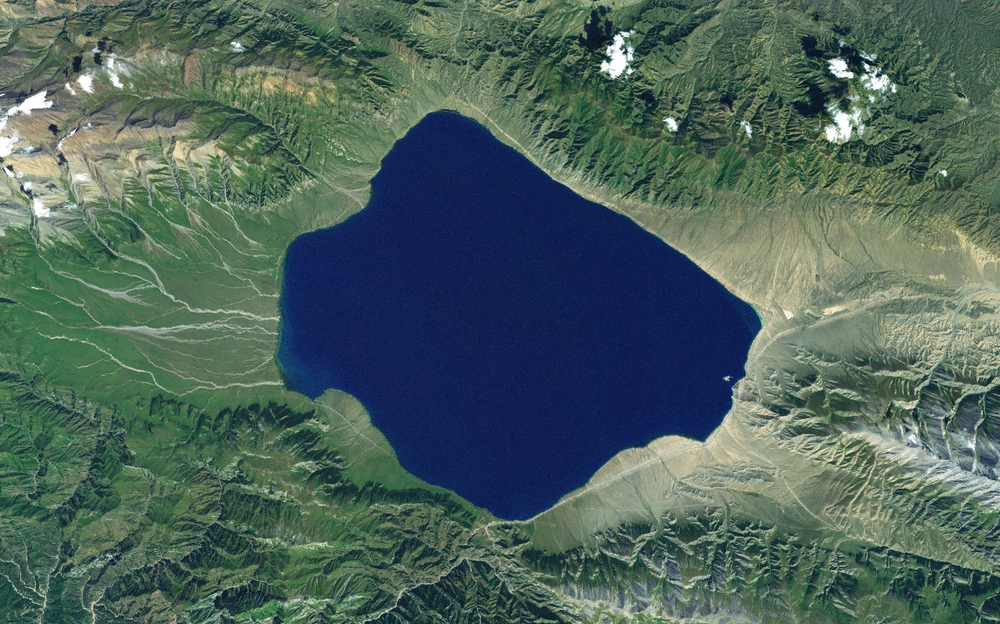
#> input picture DIP/HW2/Satellite_Image_of_Lake_Sayram.png, 1000 x 624 px, shrunk from 1278 x 798 before the run
$ python otsu.py Satellite_Image_of_Lake_Sayram.png
#> lines starting #> are read from the running program, lines starting #| are printed output that depends on the picture; after the words box and inside, x2 and y2 are one past the last pixel; in counts of white or black regions, pixels touching at a corner belong together; long printed decimals are rounded
import cv2
import numpy as np
import matplotlib.pyplot as plt
import sys
import time

def computeOtsuThresholdRecursive(
    hist,
    total_pixels,
    total_mean_intensity,
    threshold=0,
    background_weight=0,
    background_sum=0,
    max_between_class_variance=0,
    optimal_threshold=0
):

    if threshold > 255:
        return optimal_threshold

    # ++ background and current b sum
    background_weight += hist[threshold]
    background_sum += threshold * hist[threshold]
    #base case
    if background_weight == 0:
        return computeOtsuThresholdRecursive(
            hist, total_pixels, total_mean_intensity,
            threshold + 1, background_weight, background_sum,
            max_between_class_variance, optimal_threshold
        )

    # Compute foreground
    foreground_weight = total_pixels - background_weight

    # recursive end decision
    if foreground_weight == 0:
        return optimal_threshold

    # means lol
    mean_background = background_sum / background_weight
    mean_foreground = (total_mean_intensity - background_sum) / foreground_weight

    # between-class variance
    between_class_variance = (
        background_weight
        * foreground_weight
        * (mean_background - mean_foreground) ** 2
    )

    # Update the optimal threshold if a new maximum is found
    if between_class_variance > max_between_class_variance:
        max_between_class_variance = between_class_variance
        optimal_threshold = threshold

    # Recursively evaluate the next threshold
    return computeOtsuThresholdRecursive(
        hist, total_pixels, total_mean_intensity,
        threshold + 1, background_weight, background_sum,
        max_between_class_variance, optimal_threshold
    )

def computeOtsuThresholdIterative(hist, total_pixels):

    # same as recursive just wrapped in a loop
    total_mean_intensity = np.dot(np.arange(256), hist)

    background_weight = 0
    background_sum = 0
    max_between_class_variance = 0
    optimal_threshold = 0

    for threshold in range(256):
        background_weight += hist[threshold]
        background_sum += threshold * hist[threshold]
        if background_weight == 0:
            continue
        foreground_weight = total_pixels - background_weight
        if foreground_weight == 0:
            break
        mean_background = background_sum / background_weight
        mean_foreground = (total_mean_intensity - background_sum) / foreground_weight
        between_class_variance = (
            background_weight
            * foreground_weight
            * (mean_background - mean_foreground) ** 2
        )
        if between_class_variance > max_between_class_variance:
            max_between_class_variance = between_class_variance
            optimal_threshold = threshold
    return optimal_threshold

def otsuThresholdingRecursive(image,channel = 0):

    hist = cv2.calcHist([image], [channel], None, [256], [0, 256]).flatten().astype(np.int32)
    total_pixels = image.size

    # dot on our hist values and even space n arranged values
    total_mean_intensity = np.dot(np.arange(256), hist)
    threshold = computeOtsuThresholdRecursive(hist, total_pixels, total_mean_intensity)

    # binary based on assignment 0 or 1 for background forground
    binary_image = (image > threshold).astype(np.uint8)
    return threshold, binary_image, hist

def otsuThresholdingIterative(image, channel = 0):

    hist = cv2.calcHist([image], [channel], None, [256], [0, 256]).flatten().astype(np.int32)
    total_pixels = image.size
    threshold = computeOtsuThresholdIterative(hist, total_pixels)
    binary_image = (image > threshold).astype(np.uint8)
    return threshold, binary_image, hist

def plotHistogram(hist):
    plt.figure(figsize=(10, 5))
    plt.title("Intensity Histogram")
    plt.xlabel("Pix Intensity")
    plt.ylabel("Frequency")
    plt.plot(hist, color='black')
    plt.xlim([0, 255])
    plt.grid(True)
    plt.show()

def main():
    #for image path
    imagePath = sys.argv[1]
    image = cv2.imread(imagePath)
#> image is the input picture: shape (624, 1000, 3); mean B, G, R 91.5, 98.5, 76.5
    plt.figure(figsize=(6, 6))
    if image.ndim == 3 and image.shape[2] == 3:
        imageRGB = cv2.cvtColor(image, cv2.COLOR_BGR2RGB)
        plt.imshow(imageRGB)
    else:
        plt.imshow(grayImage, cmap='gray')
    plt.title("Original Image")
    plt.axis('off')
    plt.show()

    for ch in range(3):
        if image.ndim == 3 and image.shape[2] == 3:
            grayImage = cv2.cvtColor(image, cv2.COLOR_BGR2GRAY)
            grayImage = image[:,:,ch]
        else:
            grayImage = image.copy()


        startRecursive = time.time()
        thresholdRecursive, binaryImageRecursive, histRecursive = otsuThresholdingRecursive(grayImage)
        endRecursive = time.time()
        timeRecursive = endRecursive - startRecursive

        startIterative = time.time()
        thresholdIterative, binaryImageIterative, histIterative = otsuThresholdingIterative(grayImage)
        endIterative = time.time()
        timeIterative = endIterative - startIterative


        plotHistogram(histRecursive)

        print(f"Recursive Threshold: {thresholdRecursive}, Time Taken: {timeRecursive:.6f} seconds")
        print(f"Iterative Threshold: {thresholdIterative}, Time Taken: {timeIterative:.6f} seconds")

        plt.figure(figsize=(12, 6))
        plt.subplot(1, 2, 1)
        plt.imshow(binaryImageRecursive, cmap='gray')
        plt.title(f"Recursive Binary Image\nThreshold = {thresholdRecursive}")
        plt.axis('off')

        plt.subplot(1, 2, 2)
        plt.imshow(binaryImageIterative, cmap='gray')
        plt.title(f"Iterative Binary Image\nThreshold = {thresholdIterative}")
        plt.axis('off')
        plt.show()
#> this loop made 3 passes
#| Recursive Threshold: 107, Time Taken: 0.0391 seconds
#| Iterative Threshold: 107, Time Taken: 0.004809 seconds
#| Recursive Threshold: 89, Time Taken: 0.01635 seconds
#| Iterative Threshold: 89, Time Taken: 0.004215 seconds
#| Recursive Threshold: 83, Time Taken: 0.03444 seconds
#| Iterative Threshold: 83, Time Taken: 0.008016 seconds
#> pass 1, in main, `grayImage = cv2.cvtColor(image, cv2.COLOR_BGR2GRAY)`:
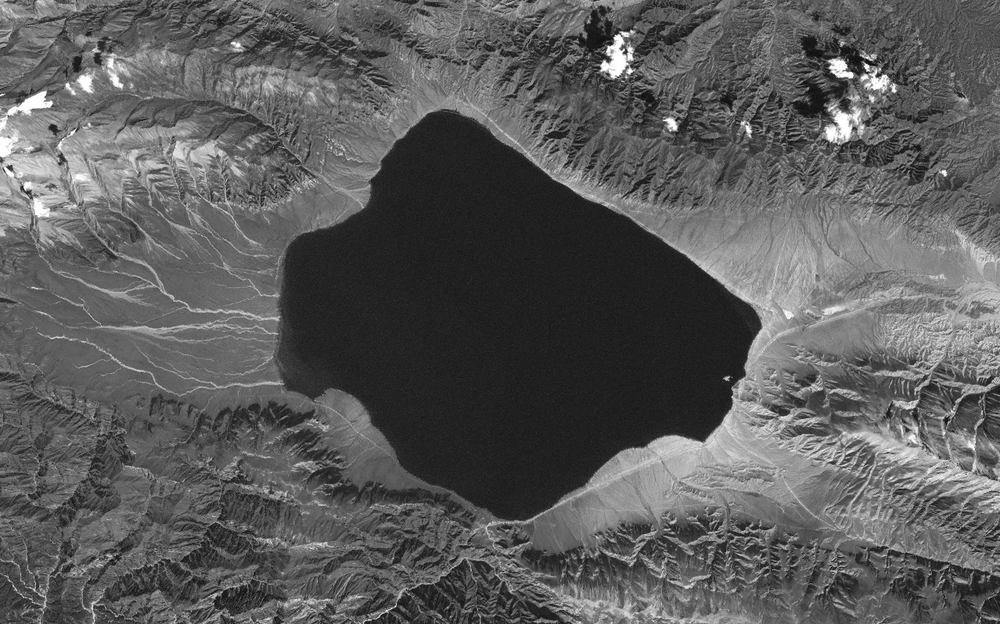
#> grayImage: shape (624, 1000); min 10, max 255, mean 91.1
#> pass 1, in main, `grayImage = image[:,:,ch]`:
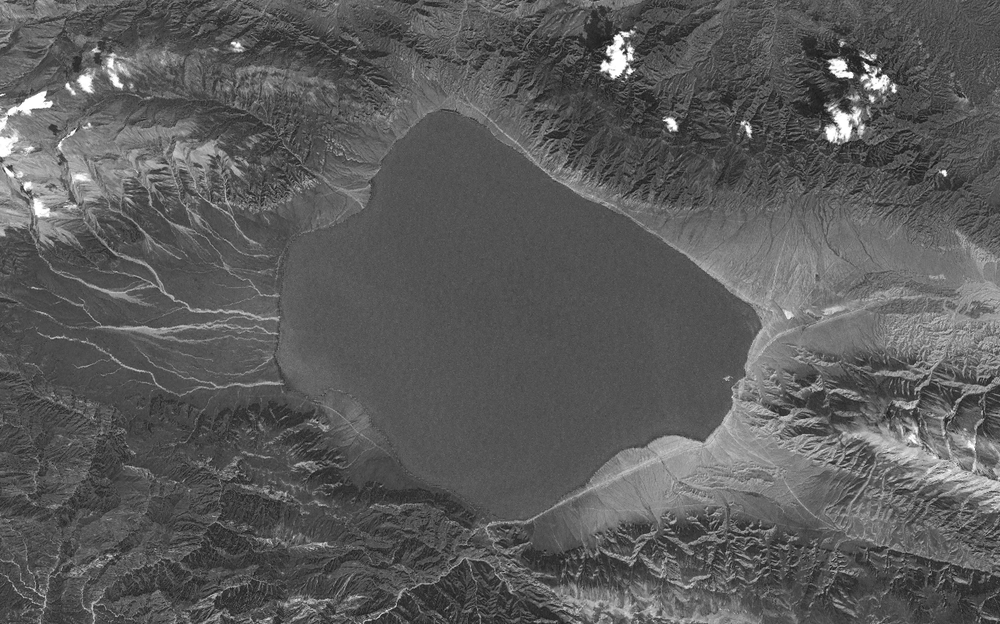
#> grayImage: shape (624, 1000); min 12, max 255, mean 91.5
#> pass 1, in otsuThresholdingRecursive, `binary_image = (image > threshold).astype(np.uint8)`:
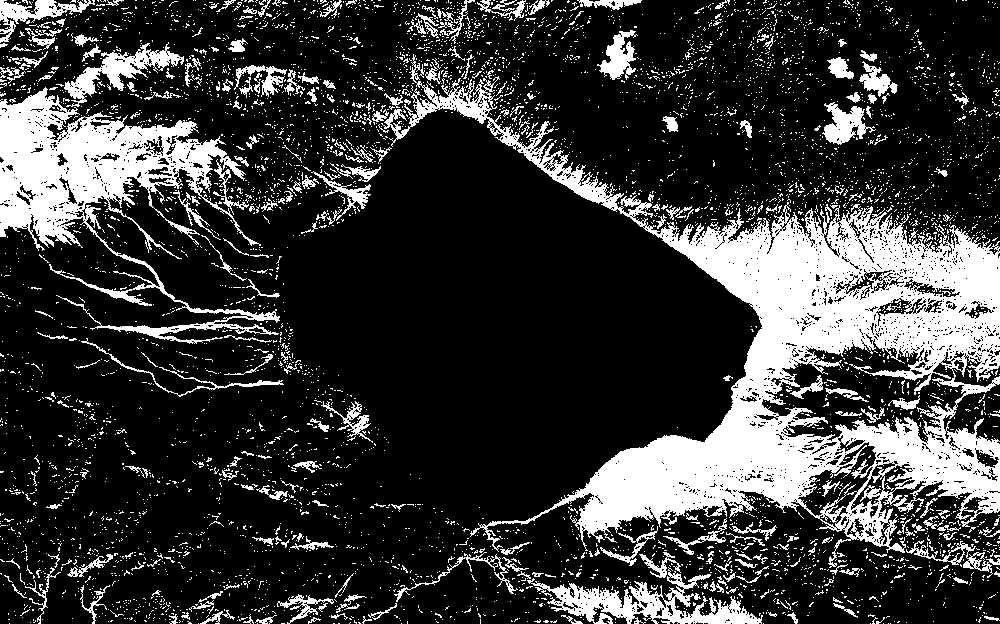
#> binary_image: shape (624, 1000); values 0 (black) and 1 (white), 22% white; 5344 white regions (5072 under 20 px), largest, box (x1, y1, x2, y2) and area: (381, 54, 1000, 568) 70490, (0, 87, 280, 344) 20800, (527, 567, 763, 624) 4700
#> pass 1, in plotHistogram, `plt.show()`:
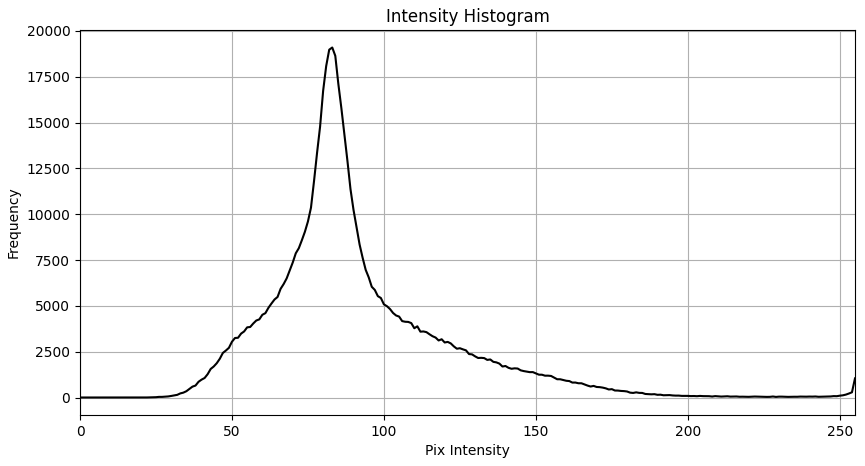
#> figure drawn by matplotlib, 1 panel; curve peaks at x = 83, y = 19092
#> pass 2, in plotHistogram (call 2), `plt.show()`:
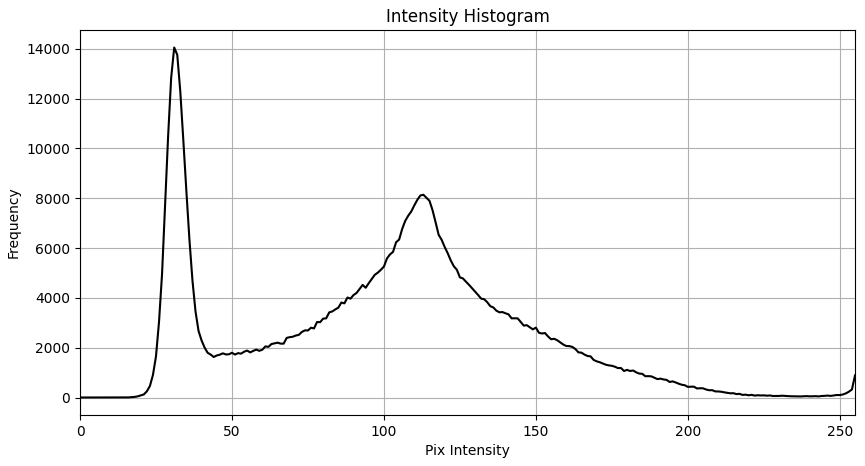
#> figure drawn by matplotlib, 1 panel; curve peaks at x = 31, y = 14051
#> pass 2, in main, `plt.show()`:
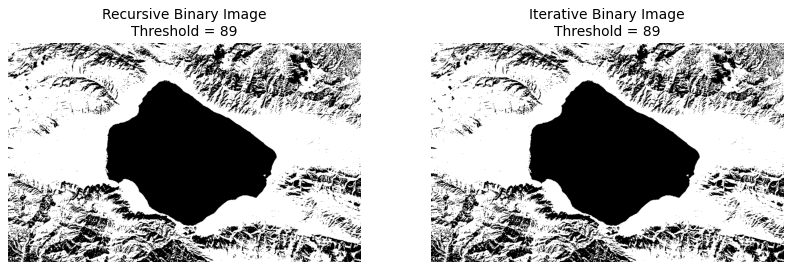
#> figure drawn by matplotlib, 2 panels
#> after the loop:
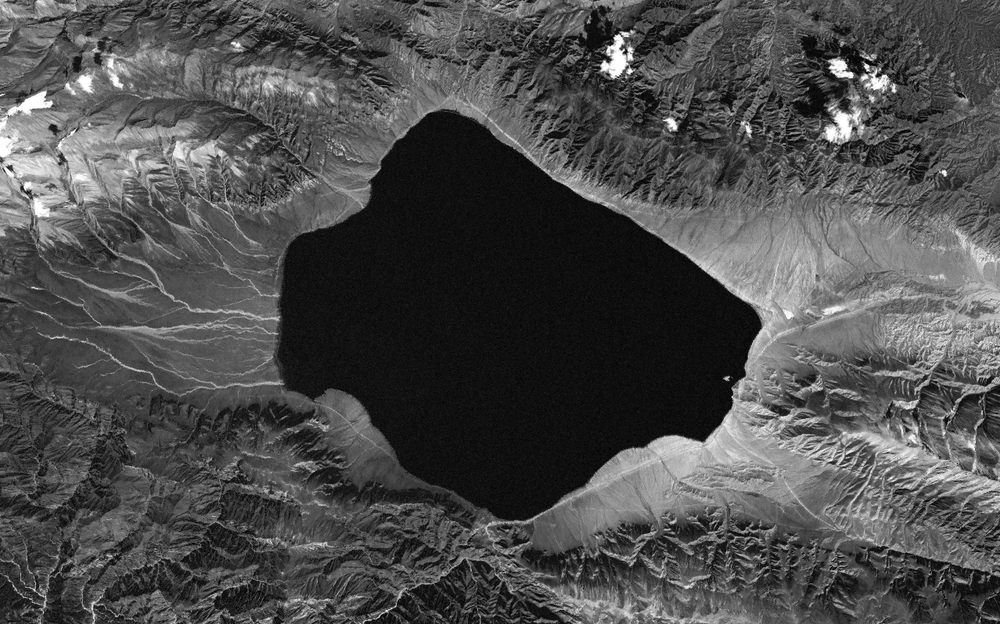
#> grayImage: shape (624, 1000); min 0, max 255, mean 76.5

if __name__ == "__main__":
    main()
